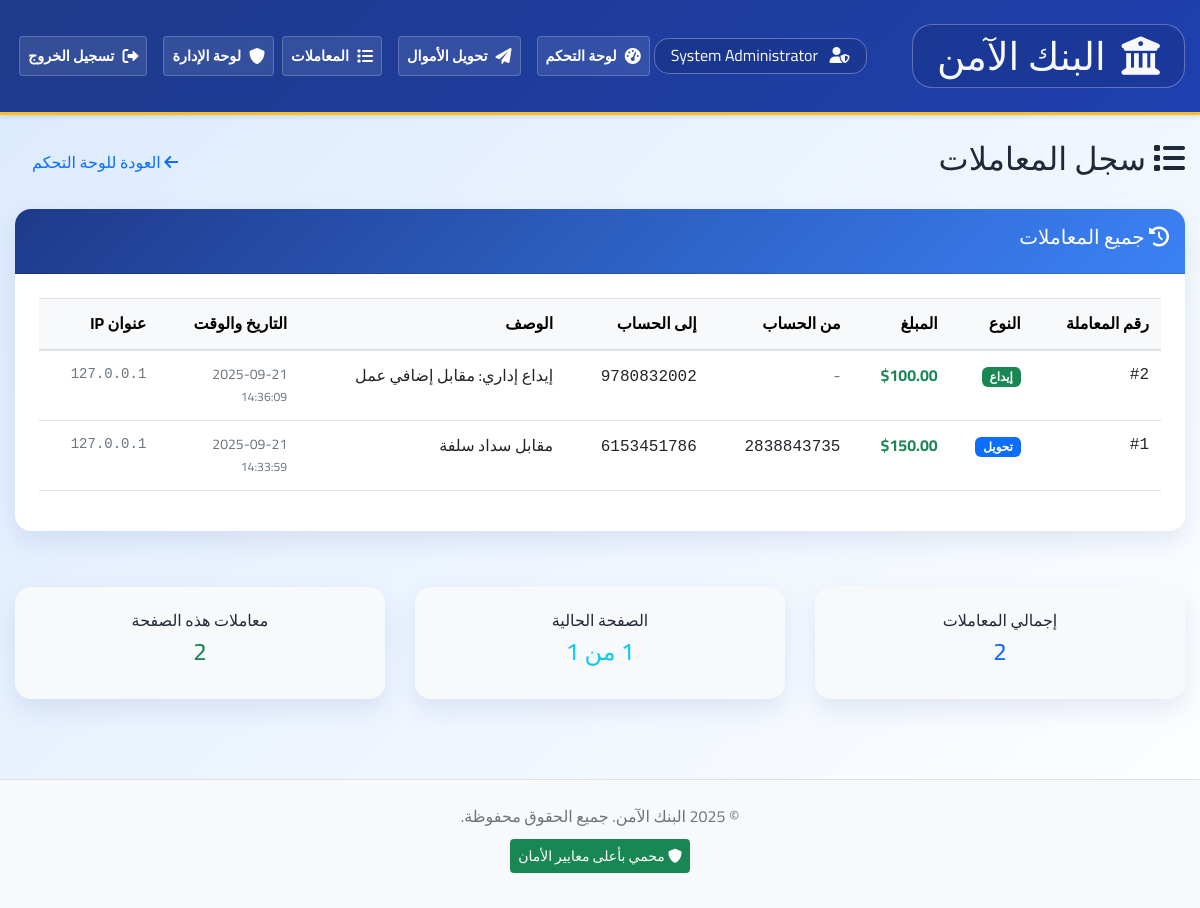
Page /dashboard/transactions (signed in) on the committed database.
### models/user.py (models this page shows, shortened)
class User(UserMixin, db.Model):
    __tablename__ = 'users'
    id = db.Column(db.Integer, primary_key=True)
    username = db.Column(db.String(80), unique=True, nullable=False, index=True)
    email = db.Column(db.String(120), unique=True, nullable=False, index=True)
    password_hash = db.Column(db.String(255), nullable=False)
    failed_login_attempts = db.Column(db.Integer, default=0)
    account_locked_until = db.Column(db.DateTime, nullable=True)
    last_login = db.Column(db.DateTime, nullable=True)
    created_at = db.Column(db.DateTime, default=datetime.utcnow)
    full_name = db.Column(db.String(100), nullable=False)
    phone = db.Column(db.String(20), nullable=True)
    is_active = db.Column(db.Boolean, default=True)
    role = db.Column(db.String(20), default='user')  # 'admin', 'user' الدور
    accounts = db.relationship('Account', backref='owner', lazy=True, cascade='all, delete-orphan')
    transactions = db.relationship('Transaction', backref='user', lazy=True)
    def is_admin(self):
        return self.role == 'admin'

class Transaction(db.Model):
    __tablename__ = 'transactions المعاملات'
    id = db.Column(db.Integer, primary_key=True)
    transaction_type = db.Column(db.String(20), nullable=False)  # 'transfer', 'deposit', 'withdrawal'
    amount = db.Column(db.Numeric(15, 2), nullable=False)
    description = db.Column(db.String(255), nullable=True)
    from_account_id = db.Column(db.Integer, db.ForeignKey('accounts.id'), nullable=True)
    to_account_id = db.Column(db.Integer, db.ForeignKey('accounts.id'), nullable=True)
    created_at = db.Column(db.DateTime, default=datetime.utcnow)
    ip_address = db.Column(db.String(45), nullable=True)  # Support IPv6
    user_agent = db.Column(db.String(255), nullable=True)
    user_id = db.Column(db.Integer, db.ForeignKey('users.id'), nullable=False)

class Account(db.Model):
    __tablename__ = 'accounts'
    id = db.Column(db.Integer, primary_key=True)
    account_number = db.Column(db.String(20), unique=True, nullable=False, index=True)
    account_type = db.Column(db.String(20), nullable=False)  # 'checking', 'savings'
    balance = db.Column(db.Numeric(15, 2), nullable=False, default=0.00)
    created_at = db.Column(db.DateTime, default=datetime.utcnow)
    is_active = db.Column(db.Boolean, default=True)
    user_id = db.Column(db.Integer, db.ForeignKey('users.id'), nullable=False)
    transactions_from = db.relationship('Transaction',
                                      foreign_keys='Transaction.from_account_id',
                                      backref='from_account', lazy=True)
    transactions_to = db.relationship('Transaction',
                                    foreign_keys='Transaction.to_account_id',
                                    backref='to_account', lazy=True)

### routes/dashboard.py (the view)
@dashboard_bp.route('/transactions')
@login_required
def transactions():
    page = request.args.get('page', 1, type=int)
    per_page = 20
    transactions = Transaction.query.filter_by(user_id=current_user.id)\
                                  .order_by(Transaction.created_at.desc())\
                                  .paginate(page=page, per_page=per_page, error_out=False)
    return render_template('dashboard/transactions.html', transactions=transactions)

### templates/dashboard/transactions.html (shortened to what this page needs)
{% extends "base.html" %}
{% block content %}
<div class="row">
    <div class="col-12">
        <div class="d-flex justify-content-between align-items-center mb-4">
            <h2><i class="fas fa-list"></i> سجل المعاملات</h2>
            <a href="{{ url_for('dashboard.index') }}" class="btn btn-outline-primary">
                <i class="fas fa-arrow-left"></i> العودة للوحة التحكم
            </a>
        </div>
    </div>
</div>
<div class="row">
    <div class="col-12">
        <div class="card">
            <div class="card-header">
                <h5><i class="fas fa-history"></i> جميع المعاملات</h5>
            </div>
            <div class="card-body">
                {% if transactions.items %}
                <div class="table-responsive">
                    <table class="table table-hover">
                        <thead class="table-light">
                            <tr>
                                <th>رقم المعاملة</th>
                                <th>النوع</th>
                                <th>المبلغ</th>
                                <th>من الحساب</th>
                                <th>إلى الحساب</th>
                                <th>الوصف</th>
                                <th>التاريخ والوقت</th>
                                <th>عنوان IP</th>
                            </tr>
                        </thead>
                        <tbody>
                            {% for transaction in transactions.items %}
                            <tr>
                                <td class="font-monospace">#{{ transaction.id }}</td>
                                <td>
                                    {% if transaction.transaction_type == 'transfer' %}
                                        <span class="badge bg-primary">تحويل</span>
                                    {% elif transaction.transaction_type == 'deposit' %}
                                        <span class="badge bg-success">إيداع</span>
                                    {% elif transaction.transaction_type == 'withdrawal' %}
                                        <span class="badge bg-warning">سحب</span>
                                    {% else %}
                                        <span class="badge bg-secondary">{{ transaction.transaction_type }}</span>
                                    {% endif %}
                                </td>
                                <td class="fw-bold text-{{ 'success' if transaction.to_account_id else 'danger' }}">
                                    ${{ "%.2f"|format(transaction.amount) }}
                                </td>
                                <td>
                                    {% if transaction.from_account %}
                                        <span class="font-monospace">{{ transaction.from_account.account_number }}</span>
                                    {% else %}
                                        <span class="text-muted">-</span>
                                    {% endif %}
                                </td>
                                <td>
                                    {% if transaction.to_account %}
                                        <span class="font-monospace">{{ transaction.to_account.account_number }}</span>
                                    {% else %}
                                        <span class="text-muted">-</span>
                                    {% endif %}
                                </td>
                                <td>
                                    <span class="text-truncate d-inline-block" style="max-width: 200px;" title="{{ transaction.description or '-' }}">
                                        {{ transaction.description or '-' }}
                                    </span>
                                </td>
                                <td class="text-muted small">
                                    {{ transaction.created_at.strftime('%Y-%m-%d') }}<br>
                                    <small>{{ transaction.created_at.strftime('%H:%M:%S') }}</small>
                                </td>
                                <td class="font-monospace small text-muted">
                                    {{ transaction.ip_address or '-' }}
                                </td>
                            </tr>
                            {% endfor %}
                        </tbody>
                    </table>
                </div>
                {% endif %}
            </div>
        </div>
    </div>
</div>
{% if transactions.items %}
<div class="row mt-4">
    <div class="col-md-4">
        <div class="card bg-light">
            <div class="card-body text-center">
                <h6 class="card-title">إجمالي المعاملات</h6>
                <h4 class="text-primary">{{ transactions.total }}</h4>
            </div>
        </div>
    </div>
    <div class="col-md-4">
        <div class="card bg-light">
            <div class="card-body text-center">
                <h6 class="card-title">الصفحة الحالية</h6>
                <h4 class="text-info">{{ transactions.page }} من {{ transactions.pages }}</h4>
            </div>
        </div>
    </div>
    <div class="col-md-4">
        <div class="card bg-light">
            <div class="card-body text-center">
                <h6 class="card-title">معاملات هذه الصفحة</h6>
                <h4 class="text-success">{{ transactions.items|length }}</h4>
            </div>
        </div>
    </div>
</div>
{% endif %}
{% endblock %}

### templates/base.html (shortened to what this page needs)
<!DOCTYPE html>
<html lang="ar" dir="rtl">
<head>
    <link href="{{ url_for('static', filename='css/style.css') }}" rel="stylesheet">
    <link href="https://cdnjs.cloudflare.com/ajax/libs/font-awesome/6.0.0/css/all.min.css" rel="stylesheet">
</head>
<body>
    <nav class="navbar navbar-expand-lg navbar-dark bg-primary">
        <div class="container">
            <div class="d-flex w-100 justify-content-between align-items-center">
                <div class="d-flex align-items-center">
                    <div class="px-4 py-2" style="border: 1px solid rgba(255,255,255,0.3); background-color: rgba(0,0,0,0.1); border-radius: 20px; margin: 0.5rem 0;">
                        <span class="text-light d-flex align-items-center" style="font-size: 2.4rem; font-weight: 500; line-height: 1.2;">
                            <i class="fas fa-university me-3"></i>
                            البنك الآمن
                        </span>
                    </div>
                </div>
                {% if current_user.is_authenticated %}
                <div class="d-flex align-items-center">
                    <div class="user-display px-3 py-1" style="border: 1px solid rgba(255,255,255,0.3); background-color: rgba(0,0,0,0.1); border-radius: 15px;">
                        <span class="text-light">
                            <i class="fas {% if current_user.is_admin() %}fa-user-shield{% else %}fa-user{% endif %} me-2"></i>
                            {{ current_user.full_name }}
                        </span>
                    </div>
                </div>
                {% else %}
                <div></div>
                {% endif %}
            </div>
            <div class="collapse navbar-collapse" id="navbarNav">
                <ul class="navbar-nav me-auto">
                    {% if current_user.is_authenticated %}
                        <li class="nav-item">
                            <a class="nav-link" href="{{ url_for('dashboard.index') }}">
                                <i class="fas fa-tachometer-alt"></i> لوحة التحكم
                            </a>
                        </li>
                        <li class="nav-item">
                            <a class="nav-link" href="{{ url_for('dashboard.transfer') }}">
                                <i class="fas fa-paper-plane"></i> تحويل الأموال
                            </a>
                        </li>
                        <li class="nav-item">
                            <a class="nav-link" href="{{ url_for('dashboard.transactions') }}">
                                <i class="fas fa-list"></i> المعاملات
                            </a>
                        </li>
                    {% endif %}
                </ul>
                <ul class="navbar-nav">
                    {% if current_user.is_authenticated %}
                        {% if current_user.is_admin() %}
                        <li class="nav-item">
                            <a class="nav-link" href="{{ url_for('admin.dashboard') }}">
                                <i class="fas fa-shield-alt"></i> لوحة الإدارة
                            </a>
                        </li>
                        {% endif %}
                        <li class="nav-item">
                            <a class="nav-link" href="{{ url_for('auth.logout') }}">
                                <i class="fas fa-sign-out-alt"></i> تسجيل الخروج
                            </a>
                        </li>
                    </ul>
                    {% endif %}
            </div>
        </div>
    </nav>
    <main class="container mt-4">
        {% block content %}{% endblock %}
    </main>
    <footer class="bg-light text-center text-muted py-4 mt-5">
        <div class="container">
            <p>&copy; 2025 البنك الآمن. جميع الحقوق محفوظة.</p>
            <p class="small">
                <span class="security-badge">
                    <i class="fas fa-shield-alt"></i> محمي بأعلى معايير الأمان
                </span>
            </p>
        </div>
    </footer>
</body>
</html>

### rows in the picture
User: full_name "System Administrator"
Transaction: transaction_type "إيداع", amount "100.00"
Transaction: transaction_type "تحويل", amount "150.00"

### other values in the picture
{{ transactions.total }} "2"
{{ transactions.pages }} "1"
{{ transactions.items|length }} "2"
